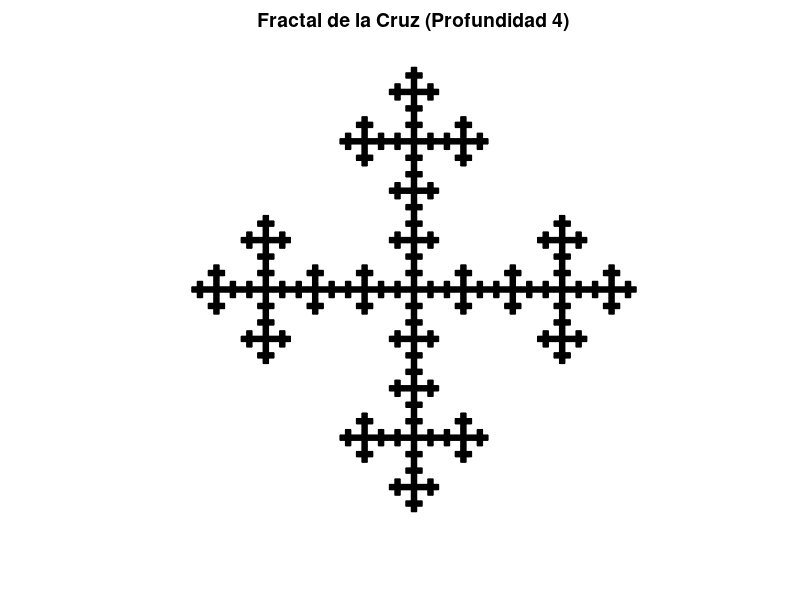

Recreate this plot in MATLAB.
function fractal_de_la_cruz(max_depth)
%FRACTAL_DE_LA_CRUZ Genera el fractal de la cruz (tipo Vicsek o Box Fractal).
%   fractal_de_la_cruz(max_depth) dibuja el fractal de la cruz
%   hasta un número especificado de niveles de recursión (max_depth).
%
%   Este fractal se construye recursivamente dividiendo un cuadrado
%   en 9 sub-cuadrados (una cuadrícula de 3x3) y manteniendo solo
%   el cuadrado central y los cuatro cuadrados en las direcciones
%   cardinales (arriba, abajo, izquierda, derecha).
%
%   Ejemplo de uso:
%   fractal_de_la_cruz(4)  % Genera el fractal con 4 niveles de detalle

if nargin < 1
    max_depth = 4; % Nivel de recursión por defecto si no se especifica
end

% Configuración inicial de la figura
figure;
hold on;          % Permite dibujar múltiples objetos en los mismos ejes
axis equal;       % Asegura que las proporciones de los ejes sean iguales (cuadrados perfectos)
axis off;         % Oculta los ejes para una vista más limpia del fractal
set(gca, 'Color', [1 1 1]); % Establece el fondo blanco (opcional, suele ser por defecto)
colormap([0 0 0]); % Asegura que 'fill' use el color negro

% Definir el cuadrado inicial
% (x, y, lado_del_cuadrado_inicial)
initial_x = 0;
initial_y = 0;
initial_side = 1; % Un cuadrado unitario para empezar

% Llamar a la función recursiva para dibujar el fractal
% Esta función se encarga de dibujar los cuadrados en cada nivel.
dibujar_cuadrado_recursivamente(initial_x, initial_y, initial_side, max_depth);

% Ajustar los límites de los ejes para que el fractal se vea centrado y sin bordes
xlim([-0.05, 1.05]); % Un poco de margen alrededor del cuadrado unitario
ylim([-0.05, 1.05]);

title(sprintf('Fractal de la Cruz (Profundidad %d)', max_depth), 'FontSize', 14, 'FontWeight', 'bold');
hold off;

end

% --- SUB-FUNCIÓN RECURSIVA PARA DIBUJAR LOS CUADRADOS ---
% Esta función no es accesible directamente desde la línea de comandos,
% solo es llamada por la función principal 'fractal_de_la_cruz'.
function dibujar_cuadrado_recursivamente(x, y, side_length, current_depth)
    % Condición base de la recursión:
    % Si la profundidad actual es 0, significa que hemos alcanzado el nivel
    % de detalle deseado y debemos dibujar el cuadrado actual.
    if current_depth == 0
        % Coordenadas de los vértices del cuadrado:
        % [x_esquina_inferior_izquierda, x_esquina_inferior_derecha, x_esquina_superior_derecha, x_esquina_superior_izquierda]
        xv = [x, x + side_length, x + side_length, x];
        % [y_esquina_inferior_izquierda, y_esquina_inferior_derecha, y_esquina_superior_derecha, y_esquina_superior_izquierda]
        yv = [y, y, y + side_length, y + side_length];

        % 'fill' dibuja un polígono relleno. 'k' indica color negro.
        fill(xv, yv, 'k');
        return; % Termina la llamada recursiva para este cuadrado
    end

    % Paso recursivo:
    % Si current_depth > 0, dividimos el cuadrado actual en 9 sub-cuadrados
    % y llamamos recursivamente a la función para los 5 sub-cuadrados que forman la cruz.
    new_side_length = side_length / 3;

    % Coordenadas de los 5 sub-cuadrados que se mantienen (formando la cruz)
    % El patrón es:
    % [ ] [A] [ ]
    % [D] [C] [E]
    % [ ] [B] [ ]
    % donde C = Central, A = Arriba, B = Abajo, D = Izquierda, E = Derecha

    % 1. Cuadrado Central
    dibujar_cuadrado_recursivamente(x + new_side_length, y + new_side_length, new_side_length, current_depth - 1);

    % 2. Cuadrado de Arriba
    dibujar_cuadrado_recursivamente(x + new_side_length, y + 2 * new_side_length, new_side_length, current_depth - 1);

    % 3. Cuadrado de Abajo
    dibujar_cuadrado_recursivamente(x + new_side_length, y, new_side_length, current_depth - 1);

    % 4. Cuadrado de la Izquierda
    dibujar_cuadrado_recursivamente(x, y + new_side_length, new_side_length, current_depth - 1);

    % 5. Cuadrado de la Derecha
    dibujar_cuadrado_recursivamente(x + 2 * new_side_length, y + new_side_length, new_side_length, current_depth - 1);

end

%PARA QUE CORRA SE DEBE ESCRIBIR   fractal_de_la_cruz%